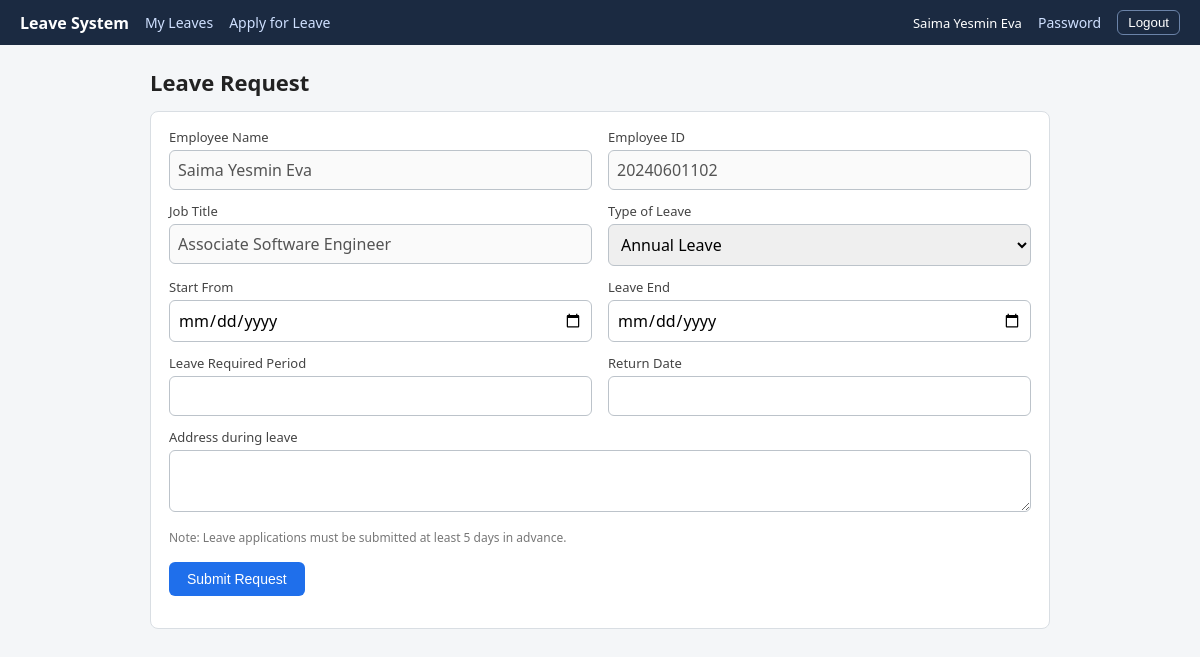
Page /apply (signed in) on the committed database.
### tables this page shows
CREATE TABLE users(
            id INTEGER PRIMARY KEY AUTOINCREMENT,
            username TEXT UNIQUE NOT NULL, password_hash TEXT NOT NULL,
            full_name TEXT NOT NULL, role TEXT NOT NULL DEFAULT 'employee',
            emp_id TEXT, job_title TEXT, join_date TEXT);

### app.py (the view, shortened to what this page needs)
@app.route("/apply", methods=["GET", "POST"])
@login_required("employee")
def apply():
    return render_template("apply.html", types=LEAVE_TYPES, today=date.today().isoformat())

### app.py (called while the page is built)
def db():
    if "db" not in g:
        g.db = sqlite3.connect(DB)
        g.db.row_factory = sqlite3.Row
    return g.db

def current_user():
    uid = session.get("uid")
    return db().execute("SELECT * FROM users WHERE id=?", (uid,)).fetchone() if uid else None

def login_required(role=None):
    def deco(fn):
        @wraps(fn)
        def wrap(*a, **kw):
            u = current_user()
            if not u:
                return redirect(url_for("login"))
            if role and u["role"] != role:
                abort(403)
            g.user = u
            return fn(*a, **kw)
        return wrap
    return deco

@app.before_request
def csrf_protect():
    if request.method == "POST":
        if not session.get("csrf") or request.form.get("csrf") != session["csrf"]:
            abort(400, "Invalid CSRF token")

@app.context_processor
def inject():
    if "csrf" not in session:
        session["csrf"] = secrets.token_hex(16)
    return dict(csrf=session["csrf"], user=current_user())

### templates/apply.html (shortened to what this page needs)
{% extends "base.html" %}{% block body %}
<h1>Leave Request</h1>
<form method="post" class="card"><input type="hidden" name="csrf" value="{{ csrf }}">
<div class="grid">
  <div><label>Employee Name</label><input value="{{ user.full_name }}" disabled></div>
  <div><label>Employee ID</label><input value="{{ user.emp_id or '' }}" disabled></div>
  <div><label>Job Title</label><input value="{{ user.job_title or '' }}" disabled></div>
  <div><label>Type of Leave</label>
    <select name="leave_type">{% for t in types %}<option>{{ t }}</option>{% endfor %}</select></div>
  <div><label>Start From</label><input type="date" id="start" name="start_date" min="{{ today }}" required></div>
  <div><label>Leave End</label><input type="date" id="end" name="end_date" min="{{ today }}" required></div>
  <div><label>Leave Required Period</label><input id="days" readonly></div>
  <div><label>Return Date</label><input id="ret" readonly></div>
  <div class="full"><label>Address during leave</label><textarea name="address" rows="2" required></textarea></div>
  <div class="full hint">Note: Leave applications must be submitted at least 5 days in advance.</div>
</div>
<p><button class="btn">Submit Request</button></p>
</form>
{% endblock %}

### templates/base.html (shortened to what this page needs)
<!doctype html>
<html lang="en"><head><meta charset="utf-8">
</head><body>
{% if user %}
<nav>
  <strong>Leave System</strong>
  {% if user.role == 'hr' %}
    <a href="{{ url_for('hr_dashboard') }}">All Requests</a>
    <a href="{{ url_for('hr_employees') }}">Employees</a>
  {% else %}
    <a href="{{ url_for('my_leaves') }}">My Leaves</a>
    <a href="{{ url_for('apply') }}">Apply for Leave</a>
  {% endif %}
  <span style="font-size:13px">{{ user.full_name }}</span>
  <a href="{{ url_for('change_password') }}">Password</a>
  <form method="post" action="{{ url_for('logout') }}"><input type="hidden" name="csrf" value="{{ csrf }}"><button>Logout</button></form>
</nav>
{% endif %}
<div class="wrap">
  {% block body %}{% endblock %}
</div></body></html>

### templates/base.html (style rules this page uses)
body { font-family:system-ui,Arial,sans-serif;background:#f4f6f8;margin:0;color:#222 }
nav { background:#1b2a41;color:#fff;padding:10px 20px;display:flex;gap:16px;align-items:center;flex-wrap:wrap }
nav a { color:#cfe0ff;text-decoration:none;font-size:14px }
nav form { margin:0 }
nav button { background:none;border:1px solid #6b83a8;color:#fff;border-radius:6px;padding:4px 10px;cursor:pointer }
.wrap { max-width:900px;margin:22px auto;padding:0 16px }
h1 { font-size:22px;margin:0 0 14px }
.card { background:#fff;border:1px solid #d9dee3;border-radius:8px;padding:16px 18px;margin-bottom:18px }
.grid { display:grid;grid-template-columns:1fr 1fr;gap:12px 16px }
.full { grid-column:1/-1 }
label { display:block;font-size:13px;margin-bottom:4px;color:#444 }
input,select,textarea { width:100%;box-sizing:border-box;padding:8px;border:1px solid #bcc3ca;border-radius:6px;font:inherit }
.btn { display:inline-block;background:#1f6feb;color:#fff;border:0;border-radius:6px;padding:9px 18px;font-size:14px;cursor:pointer;text-decoration:none }
.hint { font-size:12px;color:#777 }

### rows in the picture
users: full_name "Saima Yesmin Eva", emp "20240601102", job_title "Associate Software Engineer"

### other values in the picture
form field leave_type "Annual Leave"
